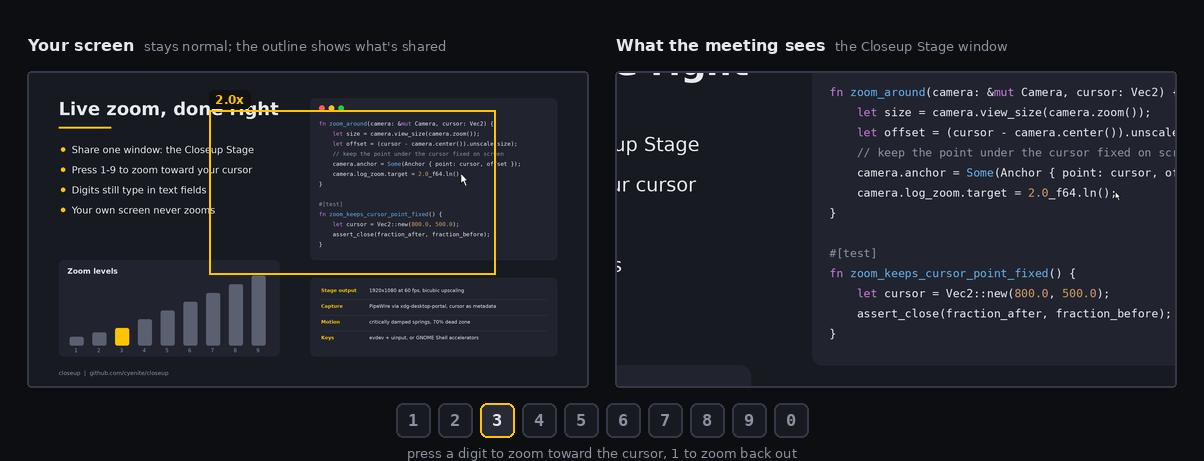
#> input picture docs/media/side-by-side.png, 1204 x 461 px, given in place of slide.png, which was not available
$ python build.py
#> lines starting #> are read from the running program, lines starting #| are printed output that depends on the picture; pictures that were not available may be replaced by others from this repository, and a replacement may not be noted
"""Composes the README demo GIF and stills from the frames rendered by
`cargo run --release --example demo`.

Left: the presenter's screen with the outline the GNOME extension draws.
Right: what the meeting sees, i.e. the Stage frames exactly as rendered.
"""

import json
import shutil
import subprocess
import sys
from pathlib import Path

from PIL import Image, ImageDraw, ImageFont

FONTS = Path("/usr/share/fonts/truetype/dejavu")
PANEL = (560, 315)
GUTTER = 28
MARGIN = 28
TITLE = 44
KEYS_HEIGHT = 74
WIDTH = MARGIN * 2 + PANEL[0] * 2 + GUTTER
HEIGHT = MARGIN + TITLE + PANEL[1] + KEYS_HEIGHT

BACKGROUND = (13, 14, 18)
FRAME = (52, 56, 70)
TEXT = (230, 232, 238)
MUTED = (140, 146, 160)
ACCENT = (255, 196, 0)


def font(name, size):
    return ImageFont.truetype(str(FONTS / name), size)


# [58 lines left out: functions presenter_view, keycaps, compose, not called in this run]


def main():
    work = Path(sys.argv[1] if len(sys.argv) > 1 else "target/demo")
    media = Path(sys.argv[2] if len(sys.argv) > 2 else "docs/media")
    media.mkdir(parents=True, exist_ok=True)
    composed = work / "composed"
    shutil.rmtree(composed, ignore_errors=True)
    composed.mkdir()

    slide = Image.open(work / "slide.png").convert("RGBA").resize(PANEL, Image.LANCZOS)
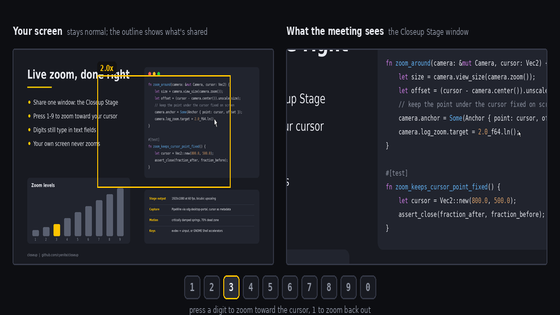
#> slide: PIL image 560x315 RGBA; mean R, G, B, A 29.8, 31.6, 37.9, 255
    full_cursor = Image.open(work / "cursor.png").convert("RGBA")
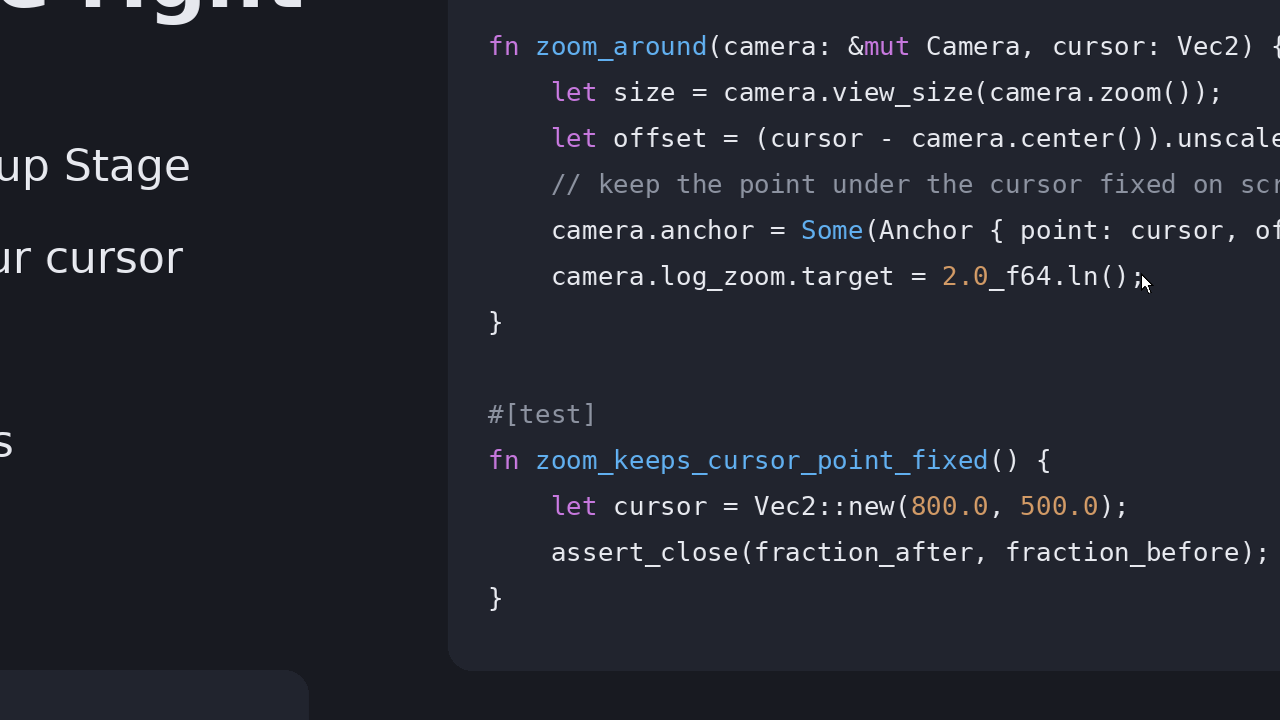
#> input picture docs/media/stage-2x.png, 1280 x 720 px, given in place of cursor.png, which was not available
#> full_cursor is the input picture: PIL image 1280x720 RGBA; mean R, G, B, A 35.2, 37.9, 46.9, 255
    cursor = full_cursor.resize((full_cursor.width // 3, full_cursor.height // 3), Image.LANCZOS)
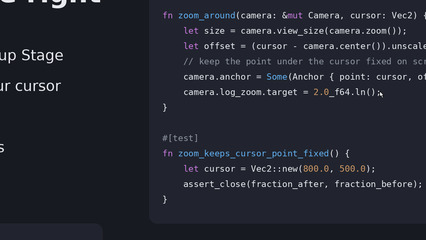
#> cursor: PIL image 426x240 RGBA; mean R, G, B, A 35.2, 37.9, 46.9, 255
#> (the run stopped early here; a loop or call above may not have finished)
